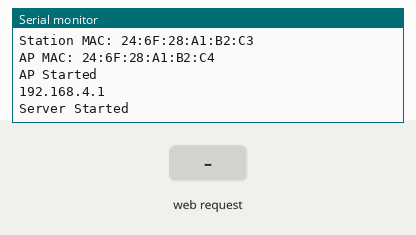
Simulated run of this sketch. Board: ESP32. On the bench: the last lines printed to the serial monitor. The inputs (shaded band) are chosen by the test bench.

Above: at 1.7 s.
1.8 s: HTTP request GET /submit received
At 2.4 s:
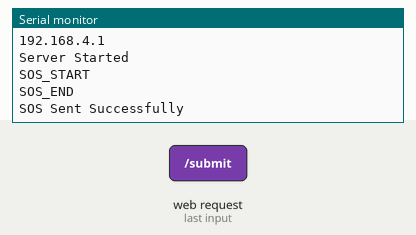
3.3 s: HTTP request GET /submit?name=1 received
At 4.7 s:
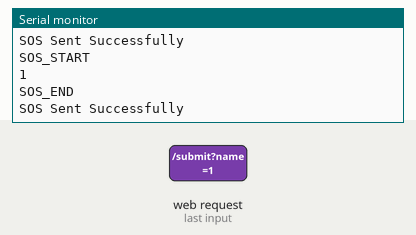

The sketch:

AccessNode.ino.ino
```cpp
#include <WiFi.h>
#include <WebServer.h>
#include <esp_now.h>
#include <string.h>

struct SOSMessage
{
  char name[30];
  char phone[20];
  char type[20];
  char message[150];
};

SOSMessage sos;

uint8_t gatewayMAC[] = {
  0xD4, 0xE9, 0xF4,
  0x78, 0xE7, 0xD4
};

esp_now_peer_info_t peerInfo;

const char* ssid = "ESP32-Test";
const char* password = "12345678";

WebServer server(80);

void handleRoot() {

  String html = R"rawliteral(
<!DOCTYPE html>
<html>

<head>
<meta name="viewport" content="width=device-width, initial-scale=1">

<style>

body{
font-family:Arial;
text-align:center;
margin:20px;
background:#f2f2f2;
}

.container{
background:white;
padding:20px;
border-radius:10px;
max-width:400px;
margin:auto;
}

input,select,textarea{
width:95%;
padding:10px;
margin:8px 0;
}

button{
padding:12px 25px;
background:red;
color:white;
border:none;
border-radius:5px;
font-size:16px;
}

</style>

</head>

<body>

<div class="container">

<h2>Emergency Communication System</h2>

<form action="/submit" method="GET">

<input
type="text"
name="name"
placeholder="Your Name"
required>

<input
type="text"
name="phone"
placeholder="Phone Number"
required>

<select name="type">

<option>Medical</option>

<option>Fire</option>

<option>Accident</option>

<option>Crime</option>

<option>Other</option>

</select>

<textarea
name="message"
rows="4"
placeholder="Describe your emergency"></textarea>

<br>

<button type="submit">
SEND SOS
</button>

</form>

</div>

</body>
</html>
)rawliteral";

  server.send(200, "text/html", html);
}

void handleSubmit() {

  String name = server.arg("name");
  String phone = server.arg("phone");
  String type = server.arg("type");
  String message = server.arg("message");

Serial.println("SOS_START");

Serial.println(name);
Serial.println(phone);
Serial.println(type);
Serial.println(message);

Serial.println("SOS_END");

  // Copy form data into SOS structure
strncpy(sos.name, name.c_str(), sizeof(sos.name) - 1);
sos.name[sizeof(sos.name) - 1] = '\0';

strncpy(sos.phone, phone.c_str(), sizeof(sos.phone) - 1);
sos.phone[sizeof(sos.phone) - 1] = '\0';

strncpy(sos.type, type.c_str(), sizeof(sos.type) - 1);
sos.type[sizeof(sos.type) - 1] = '\0';

strncpy(sos.message, message.c_str(), sizeof(sos.message) - 1);
sos.message[sizeof(sos.message) - 1] = '\0';

// Send to Gateway
esp_err_t result = esp_now_send(
    gatewayMAC,
    (uint8_t *)&sos,
    sizeof(sos));

if (result == ESP_OK)
{
    Serial.println("SOS Sent Successfully");
}
else
{
    Serial.println("Failed to Send SOS");
}

  server.send(
      200,
      "text/html",
      "<h2>SOS Submitted Successfully!</h2>"
      "<p>You may close this page.</p>"
  );
}

void setup() {
  Serial.begin(115200);

  WiFi.mode(WIFI_AP_STA);

  WiFi.softAP(ssid, password);

  delay(500);

  // Initialize ESP-NOW
if (esp_now_init() != ESP_OK)
{
  Serial.println("ESP-NOW Init Failed");
  return;
}

// Configure Gateway as peer
memcpy(peerInfo.peer_addr, gatewayMAC, 6);
peerInfo.channel = WiFi.channel();
Serial.print("WiFi Channel: ");
Serial.println(WiFi.channel());
peerInfo.encrypt = false;

if (esp_now_add_peer(&peerInfo) != ESP_OK)
{
  Serial.println("Failed to Add Gateway Peer");
  return;
}

Serial.println("ESP-NOW Ready");

  Serial.print("Station MAC: ");
  Serial.println(WiFi.STA.macAddress());

  Serial.print("AP MAC: ");
  Serial.println(WiFi.softAPmacAddress());

  Serial.println("AP Started");
  Serial.println(WiFi.softAPIP());

  server.on("/", handleRoot);
  server.on("/submit", handleSubmit);

  server.begin();

  Serial.println("Server Started");
}

void loop() {
  server.handleClient();
}
```

Measured:
- after the input at 1.8 s, the serial monitor: prints a new line at once (image 1)
- after the input at 3.3 s, the serial monitor: prints a new line at once (image 2)
